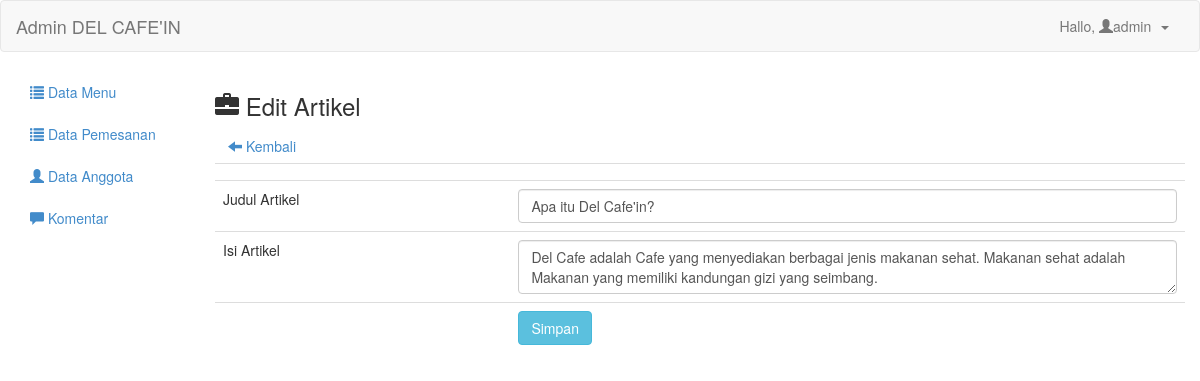
Page /admin/edit_artikel.php?id=1 (signed in) on the committed database.
### tables this page shows
CREATE TABLE `artikel` (
  `id_artikel` int(11) NOT NULL,
  `judul` varchar(100) NOT NULL,
  `deskripsi` text NOT NULL
);

### admin/edit_artikel.php (the view)
<?php
include 'header.php';
?>
<h3><span class="glyphicon glyphicon-briefcase"></span>  Edit Artikel</h3>
<a class="btn" href="artikel.php"><span class="glyphicon glyphicon-arrow-left"></span>  Kembali</a>
<?php
$id_art=mysqli_real_escape_string($koneksi, $_GET['id']);
$art=mysqli_query($koneksi, "select * from artikel where id_artikel='$id_art'")or die(mysql_error());
while($a=mysqli_fetch_array($art)){
?>
	<form action="update_art.php" method="post">
		<table class="table">
			<tr>
				<td></td>
				<td><input type="hidden" name="id" value="<?php echo $a['id_artikel'] ?>"></td>
			</tr>
			<tr>
				<td>Judul Artikel</td>
				<td><input type="text" class="form-control" name="judul" value="<?php echo $a['judul'] ?>"></td>
			</tr>
			<tr>
				<td>Isi Artikel</td>
				<td><textarea class="form-control" name="isi"><?php echo $a['deskripsi'] ?></textarea>
			</tr>
			<tr>
				<td></td>
				<td><input type="submit" class="btn btn-info" value="Simpan"></td>
			</tr>
		</table>
	</form>
	<?php
}
?>
<?php include 'footer.php'; ?>

### rows in the picture
artikel: judul "Apa itu Del Cafe'in?", isi "Del Cafe adalah Cafe yang menyediakan berbagai jenis makanan sehat. Makanan sehat adalah Makanan yang memiliki kandungan gizi yang seimbang."

### other values in the picture
$_SESSION['username'] "admin"
